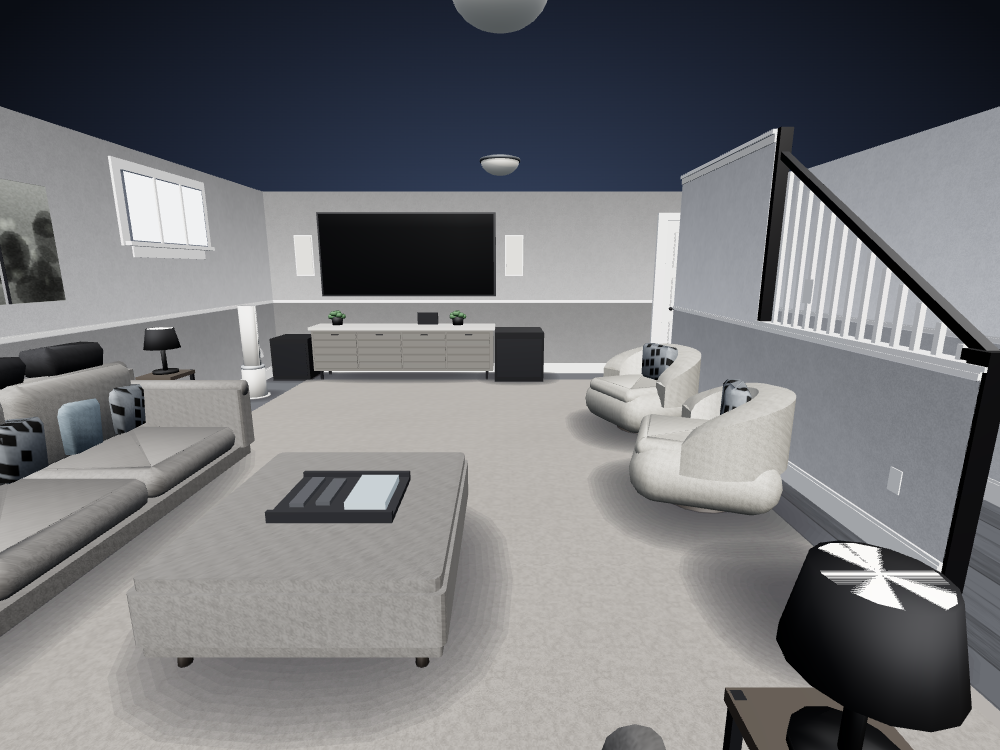
#> input picture scratchpad/lightgauntlet/shots/emx/abday_r1_before.png, 1000 x 750 px, given in place of two_closed_white_doors_1.jpg, which was not available
$ python fsbs.py
#> lines starting #> are read from the running program, lines starting #| are printed output that depends on the picture; pictures that were not available may be replaced by others from this repository, and a replacement may not be noted
"""Photo floor crop beside the same region of the render, both at one scale."""
import os
import sys
from PIL import Image

P = r"C:\Users\Manuel\Desktop\Pro\3d HA\docs\v2 Hallway-jpg"
S = r"C:\Users\Manuel\Desktop\Pro\3d HA\scratchpad\hall2\shots"
OUT = r"C:\Users\Manuel\Desktop\Pro\3d HA\scratchpad\hall2\crops"

PAIRS = [
    ("doors1", "two_closed_white_doors_1.jpg", (40, 330, 340, 590),
     "p_doors1.png", (200, 960, 800, 1180)),
    ("stairs", "hallway_looking_towards_stairs.jpg", (20, 400, 340, 600),
     "p_stairs.png", (180, 840, 820, 1180)),
    ("runner", "hallway_with_white_runner_rug.jpg", (250, 330, 450, 560),
     "p_runner.png", (560, 800, 830, 1140)),
]

if __name__ == "__main__":
    tag = sys.argv[1] if len(sys.argv) > 1 else "floor_"
    for (nm, pf, pb, rf, rb) in PAIRS:
        a = Image.open(os.path.join(P, pf)).convert("RGB").crop(pb)
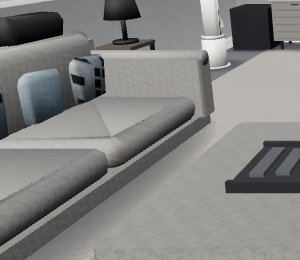
#> a: PIL image 300x260 RGB; mean R, G, B 131, 129.9, 128.8
        b = Image.open(os.path.join(S, tag + rf)).convert("RGB").crop(rb)
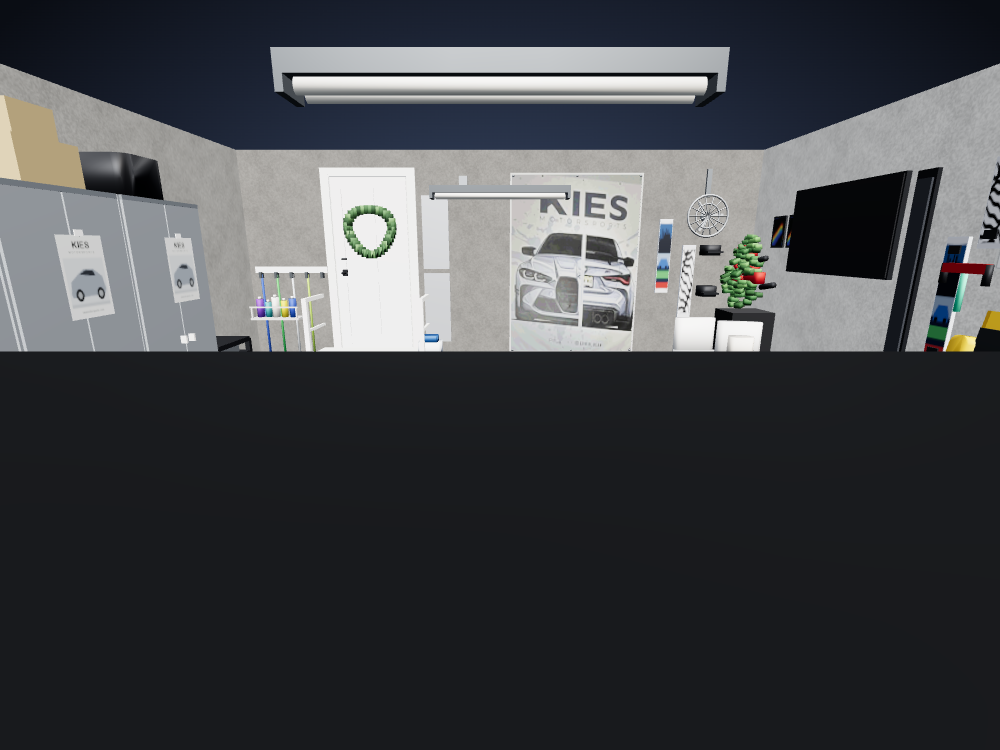
#> input picture scratchpad/lightgauntlet/shots/emx/abday_r7_before.png, 1000 x 750 px, given in place of floor_p_doors1.png, which was not available
#> b: PIL image 600x220 RGB; every value is 0
        H = 420
        a = a.resize((int(a.width * H / a.height), H), Image.LANCZOS)
#> a: PIL image 484x420 RGB
        b = b.resize((int(b.width * H / b.height), H), Image.LANCZOS)
#> b: PIL image 1145x420 RGB; every value is 0
        out = Image.new("RGB", (a.width + b.width + 12, H), (20, 20, 20))
#> out: PIL image 1641x420 RGB; every value is 20
        out.paste(a, (0, 0))
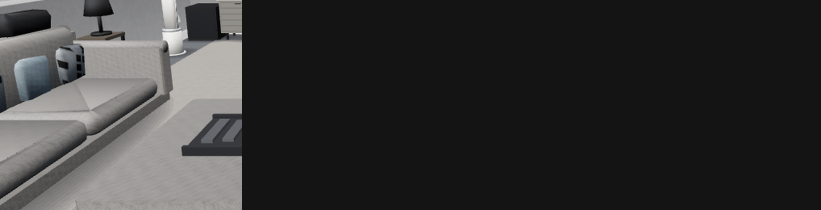
#> out: PIL image 1641x420 RGB (shown at 1/2 size); mean R, G, B 52.7, 52.4, 52.1
        out.paste(b, (a.width + 12, 0))
#> (the run stopped early here; a loop or call above may not have finished)
